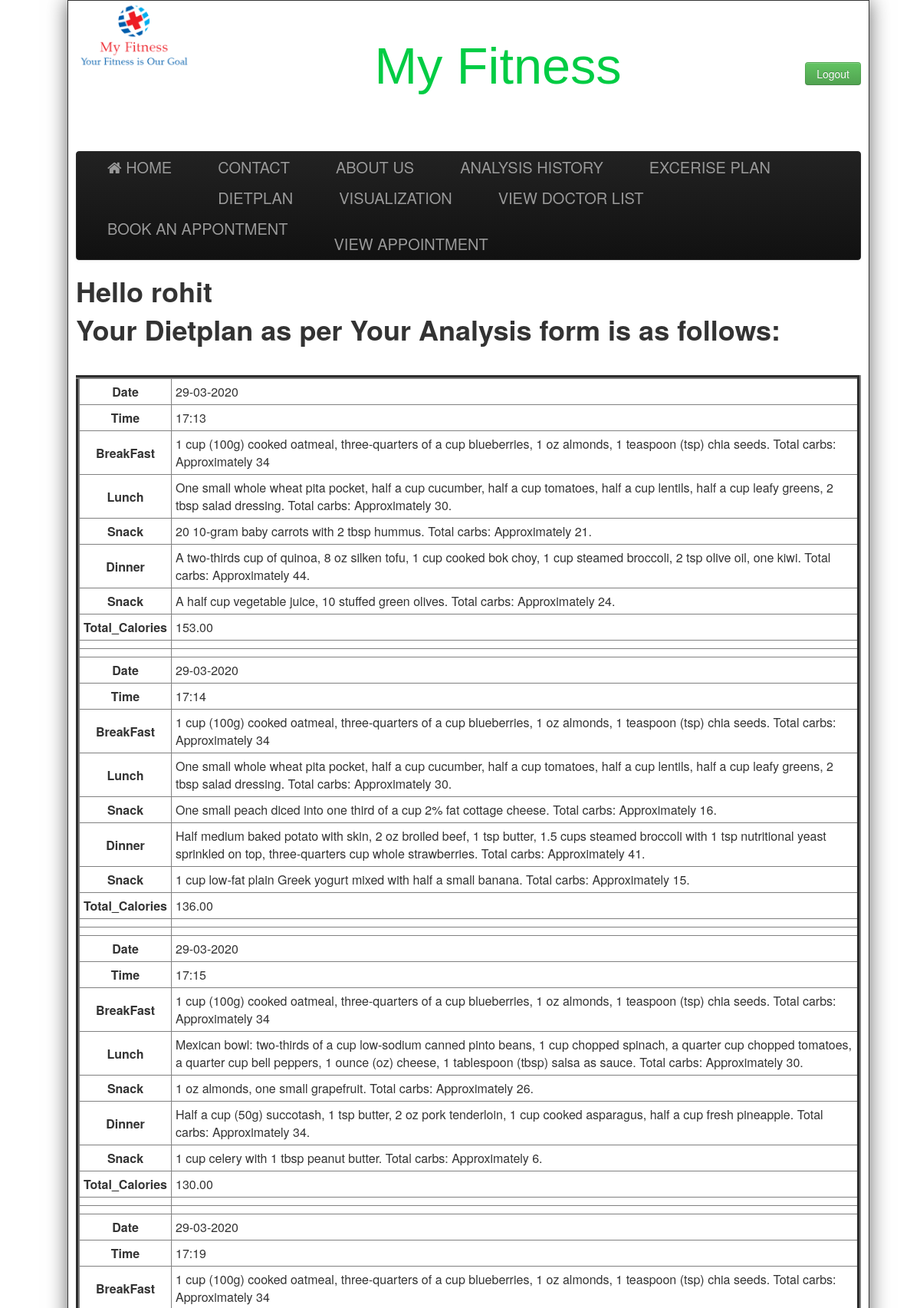
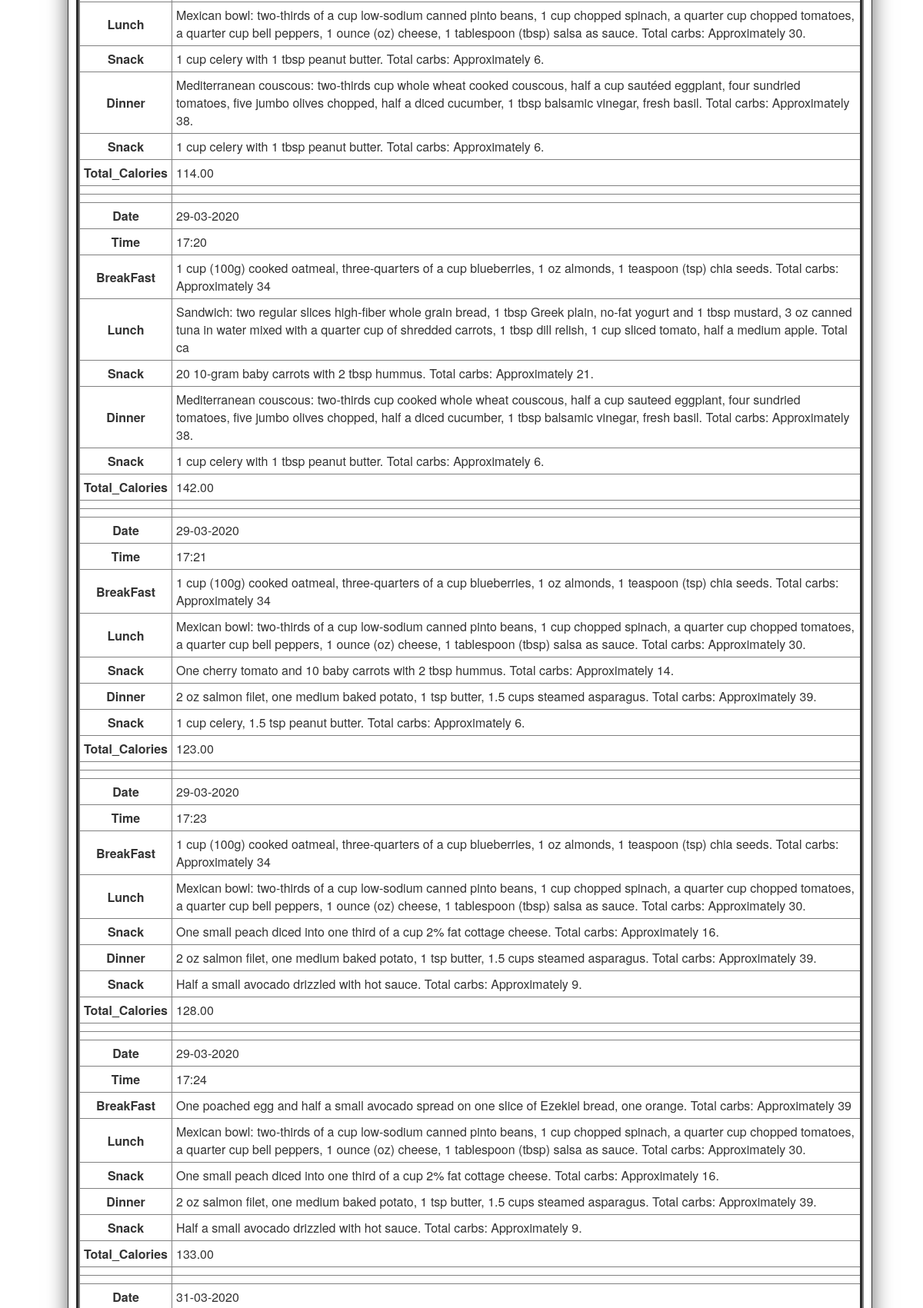
The page /diet.php (signed in, upper part) on the database its author committed (2 pictures, top to bottom).
### tables this page shows
CREATE TABLE `diet` (
  `d1` varchar(255) NOT NULL,
  `d2` varchar(255) NOT NULL,
  `d3` varchar(255) NOT NULL,
  `d4` varchar(255) NOT NULL,
  `d5` varchar(255) NOT NULL,
  `total` double(6,2) NOT NULL,
  `username` varchar(255) NOT NULL,
  `date` varchar(255) NOT NULL,
  `time` varchar(255) NOT NULL
);

### diet.php (the view, shortened to what this page needs)
<html>
<head>
	<link href="css/bootstrap.min.css" rel="stylesheet" ></link>
	<link href="css/bootstrap.css" rel="stylesheet" ></link>
	<link href="css/Default.css" rel="stylesheet" >	</link>
	<link rel="stylesheet" type="text/css" href="https://stackpath.bootstrapcdn.com/font-awesome/4.7.0/css/font-awesome.min.css"></link>
	<link href="https://stackpath.bootstrapcdn.com/font-awesome/4.7.0/css/font-awesome.min.css" rel="stylesheet"></link>
</head>
<body>
<div class="wrap">
		<div class="header">
			<div style="float:left;width:150px;">
				<img src="images/logo2.jpg"/>
			</div>
			<div>
				<div style="float:right; font-size:20px;margin-top:20px;">
				<?php
			 if(isset($_SESSION['name']))
			 {
			 echo "<b>Welcome,</b>".$_SESSION['name']."&nbsp;&nbsp;&nbsp;<a href=\"logout.php\" class=\"btn btn-info\">Logout</a>";
			 }
			 else
			 {
			 ?><br><br><br>
			     <a href="index2.php?logout='1'" class="btn btn-success" >Logout</a>
			<?php } ?>
			</div>
			<div id="heading">
				<a href="#" id="title">My Fitness</a>
			</div>
			</div>
		</div><br><br>
		<div class="navbar navbar-inverse">
			<div class="navbar-inner">
				<div class="container" >
				<a class="brand" href="index.php" ><i class="fa fa-home" aria-hidden="true"></i>&nbsp;HOME</a>
				<a class="brand" href="contact2.php">CONTACT</a>
				<a class="brand" href="about2.php">ABOUT US </a>
				<a class="brand" href="display.php" >ANALYSIS HISTORY</a>
				<a class="brand" href="excerise.php">EXCERISE PLAN</a>
				<a class="brand" href="diet.php">DIETPLAN</a>
				<a class="brand" href="visualization.php">VISUALIZATION</a>
				<a class="brand" href="viewdoc2.php">VIEW DOCTOR LIST </a>
				<a class="brand" href="booking.php">BOOK AN APPONTMENT </a>
				<a class="brand" href="booking.php"> </a>
				<a class="brand" href="booking.php"> </a>
				<a class="brand" href="booking.php"> </a>
				<a class="brand" href="booking.php"> </a>
				<a class="brand" href="booking.php"> </a>
				<a class="brand" href="booking.php"> </a>
				<a class="brand" href="booking.php"> </a>
				<a class="brand" href="booking.php"> </a>
				<a class="brand" href="viewbooking.php">VIEW APPOINTMENT </a>
				</div>
			</div>
		</div>
<?php  if (isset($_SESSION['username'])) : ?>
			<h1><p>Hello <strong><?php echo $_SESSION['username']; ?></strong></p></h1>
		<?php endif ?>
<?php
include("connection.php");
$name= $_SESSION['username'];
$query="SELECT * FROM diet where username='$name'";
$data=mysqli_query($conn,$query);
$total=mysqli_num_rows($data);
if($total !=0)
{
	?>
	<h1> Your Dietplan as per Your Analysis form is as follows:</h1> <br>
	<table border='5' cellpadding='5' cellspacing="5" >
		<?php
	while($result=mysqli_fetch_assoc($data))
	{
		echo "<tr>
			<th>".Date."</th>
			<td>".$result['date']."</td></tr>";
		echo "<tr>
			<th>".Time ."</th>
			<td>".$result['time']."</td></tr>";
		echo "<tr>
			<th>".BreakFast."</th>
			<td>".$result['d1']."</td> </tr>";
		echo "<tr>
			<th>".Lunch." </th>
			<td>".$result['d2']."</td> </tr>";
		echo "<tr>
			<th>".Snack. "</th>
			<td>".$result['d3']."</td> </tr>";
		echo "<tr>
			<th>".Dinner."</th>
			<td>".$result['d4']."</td> </tr>";
		echo "<tr>
			<th>".Snack. "</th>
			<td>".$result['d5']."</td> </tr>";
		echo "<tr>
			<th>".Total_Calories."</th>
			<td>".$result['total']."</td></tr>";
		echo "<tr>
			<th></th>
			<td></td></tr>";
		echo "<tr>
			<th></th>
			<td></td></tr>";
	}
}
?>
</div>
</body>
</html>

### css/Default.css (style rules this page uses)
body { width:100%; background-image:url(C:\xampp\htdocs\RNGClinic\images\back.jpg); }
.header { height: 156px; padding: 0; font-size: 14px; width:100%; }
.wrap { position:absolute; width:1024px; background-color:#FFFFFF; padding:0 10px; border:solid 1px; -o-box-shadow: 10px 10px 5px #888; -moz-box-shadow: 10px 10px 5px #888; -webkit-box-shadow: 10px 10px 5px #888; box-shadow: 0px 0px 25px #666; }
#heading { text-align:center; font-size:50pt; font-family:verdana,helvetica,arial,sans-serif; color:#993366; padding-top:35pt; line-height:normal; }
.navbar .brand { padding:10px 40px 10px; }

### diet.php (style rules this page uses)
#title { color: #00cc44; }

### rows shown on the page
diet: date "29-03-2020", time "17:13", d1 "1 cup (100g) cooked oatmeal, three-quarters of a cup blueberries, 1 oz almonds, 1 teaspoon (tsp) chia seeds. Total carbs: Approximately 34", d2 "One small whole wheat pita pocket, half a cup cucumber, half a cup tomatoes, half a cup lentils, half a cup leafy greens, 2 tbsp salad dressing. Total carbs: Approximately 30.", d3 "20 10-gram baby carrots with 2 tbsp hummus. Total carbs: Approximately 21.", d4 "A two-thirds cup of quinoa, 8 oz silken tofu, 1 cup cooked bok choy, 1 cup steamed broccoli, 2 tsp olive oil, one kiwi. Total carbs: Approximately 44.", d5 "A half cup vegetable juice, 10 stuffed green olives. Total carbs: Approximately 24.", total "153.00"
diet: date "29-03-2020", time "17:14", d1 "1 cup (100g) cooked oatmeal, three-quarters of a cup blueberries, 1 oz almonds, 1 teaspoon (tsp) chia seeds. Total carbs: Approximately 34", d2 "One small whole wheat pita pocket, half a cup cucumber, half a cup tomatoes, half a cup lentils, half a cup leafy greens, 2 tbsp salad dressing. Total carbs: Approximately 30.", d3 "One small peach diced into one third of a cup 2% fat cottage cheese. Total carbs: Approximately 16.", d4 "Half medium baked potato with skin, 2 oz broiled beef, 1 tsp butter, 1.5 cups steamed broccoli with 1 tsp nutritional yeast sprinkled on top, three-quarters cup whole strawberries. Total carbs: Approximately 41.", d5 "1 cup low-fat plain Greek yogurt mixed with half a small banana. Total carbs: Approximately 15.", total "136.00"
diet: date "29-03-2020", time "17:15", d1 "1 cup (100g) cooked oatmeal, three-quarters of a cup blueberries, 1 oz almonds, 1 teaspoon (tsp) chia seeds. Total carbs: Approximately 34", d2 "Mexican bowl: two-thirds of a cup low-sodium canned pinto beans, 1 cup chopped spinach, a quarter cup chopped tomatoes, a quarter cup bell peppers, 1 ounce (oz) cheese, 1 tablespoon (tbsp) salsa as sauce. Total carbs: Approximately 30.", d3 "1 oz almonds, one small grapefruit. Total carbs: Approximately 26.", d4 "Half a cup (50g) succotash, 1 tsp butter, 2 oz pork tenderloin, 1 cup cooked asparagus, half a cup fresh pineapple. Total carbs: Approximately 34.", d5 "1 cup celery with 1 tbsp peanut butter. Total carbs: Approximately 6.", total "130.00"
diet: date "29-03-2020", time "17:19", d1 "1 cup (100g) cooked oatmeal, three-quarters of a cup blueberries, 1 oz almonds, 1 teaspoon (tsp) chia seeds. Total carbs: Approximately 34", d2 "Mexican bowl: two-thirds of a cup low-sodium canned pinto beans, 1 cup chopped spinach, a quarter cup chopped tomatoes, a quarter cup bell peppers, 1 ounce (oz) cheese, 1 tablespoon (tbsp) salsa as sauce. Total carbs: Approximately 30.", d3 "1 cup celery with 1 tbsp peanut butter. Total carbs: Approximately 6.", d4 "Mediterranean couscous: two-thirds cup whole wheat cooked couscous, half a cup sautéed eggplant, four sundried tomatoes, five jumbo olives chopped, half a diced cucumber, 1 tbsp balsamic vinegar, fresh basil. Total carbs: Approximately 38.", d5 "1 cup celery with 1 tbsp peanut butter. Total carbs: Approximately 6.", total "114.00"
diet: date "29-03-2020", time "17:20", d1 "1 cup (100g) cooked oatmeal, three-quarters of a cup blueberries, 1 oz almonds, 1 teaspoon (tsp) chia seeds. Total carbs: Approximately 34", d2 "Sandwich: two regular slices high-fiber whole grain bread, 1 tbsp Greek plain, no-fat yogurt and 1 tbsp mustard, 3 oz canned tuna in water mixed with a quarter cup of shredded carrots, 1 tbsp dill relish, 1 cup sliced tomato, half a medium apple. Total ca", d3 "20 10-gram baby carrots with 2 tbsp hummus. Total carbs: Approximately 21.", d4 "Mediterranean couscous: two-thirds cup cooked whole wheat couscous, half a cup sauteed eggplant, four sundried tomatoes, five jumbo olives chopped, half a diced cucumber, 1 tbsp balsamic vinegar, fresh basil. Total carbs: Approximately 38.", d5 "1 cup celery with 1 tbsp peanut butter. Total carbs: Approximately 6.", total "142.00"
diet: date "29-03-2020", time "17:21", d1 "1 cup (100g) cooked oatmeal, three-quarters of a cup blueberries, 1 oz almonds, 1 teaspoon (tsp) chia seeds. Total carbs: Approximately 34", d2 "Mexican bowl: two-thirds of a cup low-sodium canned pinto beans, 1 cup chopped spinach, a quarter cup chopped tomatoes, a quarter cup bell peppers, 1 ounce (oz) cheese, 1 tablespoon (tbsp) salsa as sauce. Total carbs: Approximately 30.", d3 "One cherry tomato and 10 baby carrots with 2 tbsp hummus. Total carbs: Approximately 14.", d4 "2 oz salmon filet, one medium baked potato, 1 tsp butter, 1.5 cups steamed asparagus. Total carbs: Approximately 39.", d5 "1 cup celery, 1.5 tsp peanut butter. Total carbs: Approximately 6.", total "123.00"
diet: date "29-03-2020", time "17:23", d1 "1 cup (100g) cooked oatmeal, three-quarters of a cup blueberries, 1 oz almonds, 1 teaspoon (tsp) chia seeds. Total carbs: Approximately 34", d2 "Mexican bowl: two-thirds of a cup low-sodium canned pinto beans, 1 cup chopped spinach, a quarter cup chopped tomatoes, a quarter cup bell peppers, 1 ounce (oz) cheese, 1 tablespoon (tbsp) salsa as sauce. Total carbs: Approximately 30.", d3 "One small peach diced into one third of a cup 2% fat cottage cheese. Total carbs: Approximately 16.", d4 "2 oz salmon filet, one medium baked potato, 1 tsp butter, 1.5 cups steamed asparagus. Total carbs: Approximately 39.", d5 "Half a small avocado drizzled with hot sauce. Total carbs: Approximately 9.", total "128.00"
diet: date "29-03-2020", time "17:24", d1 "One poached egg and half a small avocado spread on one slice of Ezekiel bread, one orange. Total carbs: Approximately 39", d2 "Mexican bowl: two-thirds of a cup low-sodium canned pinto beans, 1 cup chopped spinach, a quarter cup chopped tomatoes, a quarter cup bell peppers, 1 ounce (oz) cheese, 1 tablespoon (tbsp) salsa as sauce. Total carbs: Approximately 30.", d3 "One small peach diced into one third of a cup 2% fat cottage cheese. Total carbs: Approximately 16.", d4 "2 oz salmon filet, one medium baked potato, 1 tsp butter, 1.5 cups steamed asparagus. Total carbs: Approximately 39.", d5 "Half a small avocado drizzled with hot sauce. Total carbs: Approximately 9.", total "133.00"
diet: date "31-03-2020"

### other values the page prints
$_SESSION['username'] "rohit"
